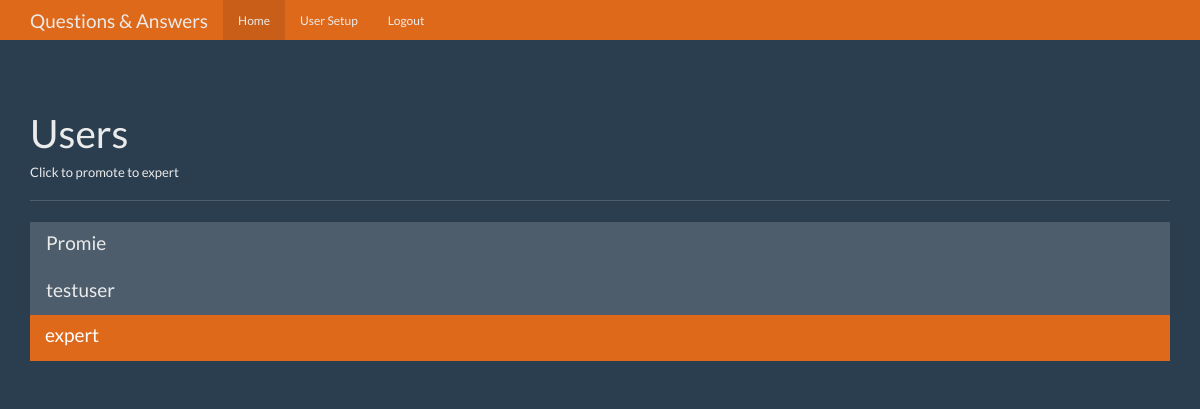
The app's page /users (signed in) with its own data.
### tables this page shows
CREATE TABLE users(
    id integer primary key autoincrement,
    name text not null,
    password text not null,
    expert boolean not null,
    admin boolean not null
);

### app.py (the view)
@app.route('/users')
def users():
    user = get_current_user()
    db = get_db()
    user_cur = db.execute('''
                SELECT
                    id, name, expert, admin
                FROM
                    users
    ''')
    users_results = user_cur.fetchall()
    return render_template('users.html', title='Users', user=user, users_results=users_results)

### app.py (called while the page is built)
def get_current_user():
    user_result = None
    if 'user' in session:
        user = session['user']
        db = get_db()
        user_cur = db.execute('''
                    SELECT
                        id, name, password, expert, admin
                    FROM
                        users
                    WHERE
                        name = ?
        ''', [user])
        user_result = user_cur.fetchone()
    return user_result

### database.py (called while the page is built)
def connect_db():
    sql = sqlite3.connect('/Users/promieyutasane/Dropbox/Github/question-answer/qa.db')
    sql.row_factory = sqlite3.Row
    return sql

def get_db():
    if not hasattr(g, 'sqlite3_db'):
        g.sqlite_db = connect_db()
    return g.sqlite_db

### templates/users.html
{% extends 'layout.html' %}
{% block content %}
      <div class="page-header">
        <h1>Users</h1>
        <h6>Click to promote to expert</h6>
      </div>
      <div class="row">
        <div class="col-lg-12">
          <div class="list-group">
            {% for user in users_results %}
            <a href="{{ url_for('promoted', user_id=user['id']) }}" class="list-group-item {% if user['expert'] == 1 %}active{% endif %}">
              <h4 class="list-group-item-heading">{{ user['name'] }}</h4>
            </a>
            {% endfor %}
          </div>
        </div>
      </div>
{% endblock content %}

### templates/layout.html (shortened to what this page needs)
<!DOCTYPE html>
<html lang="en">
  <head>
    <link href="{{ url_for('static', filename='bootstrap.min.css') }}" rel="stylesheet">
    <link href="{{ url_for('static', filename='theme.css') }}" rel="stylesheet">
  </head>
  <body>
    <nav class="navbar navbar-inverse navbar-fixed-top">
      <div class="container">
        <div class="navbar-header">
          <a class="navbar-brand" href="{{ url_for('index') }}">Questions & Answers</a>
        </div>
        <div id="navbar" class="navbar-collapse collapse">
          <ul class="nav navbar-nav">
            <li class="active"><a href="{{ url_for('index') }}">Home</a></li>
            {% if user and user['admin'] == 1 %}
                <li><a href="{{ url_for('users') }}">User Setup</a></li>
            {% endif %}
            {% if user %}
                <li><a href="{{ url_for('logout') }}">Logout</a></li>
            {% endif %}
          </ul>
        </div>
      </div>
    </nav>
    <div class="container theme-showcase" role="main">
        {% block content %}{% endblock %}
    </div>
  </body>
</html>

### static/theme.css (style rules this page uses)
body { padding-top: 70px; padding-bottom: 30px; }

### records on screen
users: name "Promie"
users: name "testuser"
users: name "expert"
